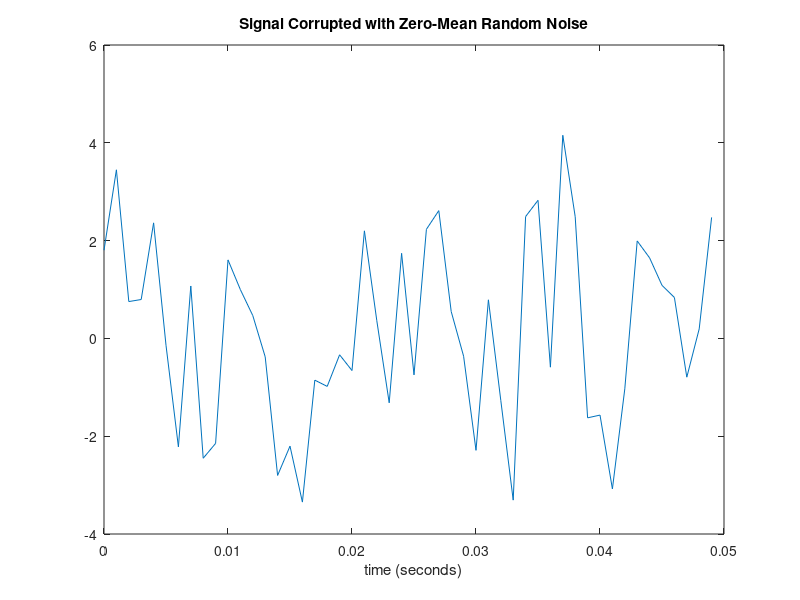
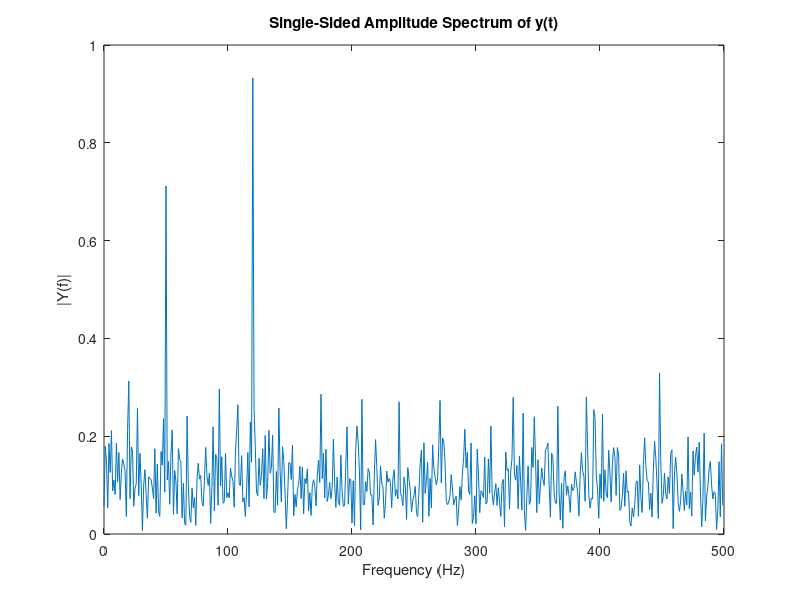

Source code (MATLAB) for these figures, in order:
T = 1/1000;                     % Sample time
L = 1000;                     % Length of signal
t = (0:L-1)*T;                % Time vector
% Sum of a 50 Hz sinusoid and a 120 Hz sinusoid
x = 0.7*sin(2*pi*50*t) + sin(2*pi*120*t); 
y = x + 2*randn(size(t));     % Sinusoids plus noise

figure(1)
plot(t(1:50),y(1:50))
title('Signal Corrupted with Zero-Mean Random Noise')
xlabel('time (seconds)')


% FFT
% The scaling by L because fft in Matlab has no scaling, only ifft does.
% Since fft is summation of terms, the amplitude just keeps increasing with
% more grid points. So need to scale by L(the number of grid points).
% Alternatively, could scale fft and ifft by sqrt(L). 
Y = fft(y)/L;
f=(0:L-1)*(1/T)/L;

% Plot single-sided amplitude spectrum.
figure(2)
plot(f(1:L/2),2*abs(Y(1:L/2)));
title('Single-Sided Amplitude Spectrum of y(t)')
xlabel('Frequency (Hz)')
ylabel('|Y(f)|')

